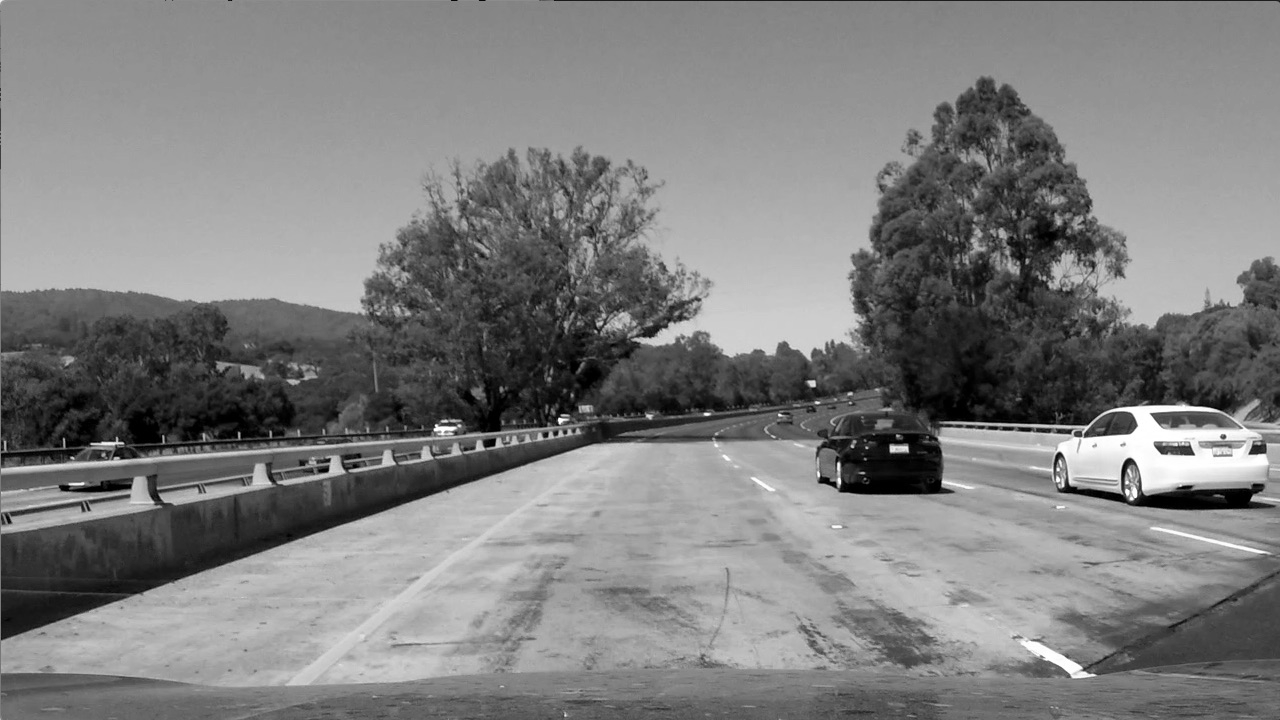
#> input picture Term1/Project5/test_images/test1_1_FEATURE_Y.png, 1280 x 720 px, given as the content of the folder vehicles/vehicles/GTI_Far, which was not available
$ python main.py   (older library calls are emulated)
#> lines starting #> are read from the running program, lines starting #| are printed output that depends on the picture; pictures that were not available may be replaced by others from this repository, and a replacement may not be noted
### Term1/Project5/lesson_functions.py
import matplotlib.image as mpimg
import numpy as np
import cv2
from skimage.feature import hog

###############################################################################

# Define a function to return HOG features and visualization
def get_hog_features(img, orient, pix_per_cell, cell_per_block,
                        vis=False, feature_vec=True):
    # Call with two outputs if vis==True
    if vis == True:
        features, hog_image = hog(img, orientations=orient,
                                  pixels_per_cell=(pix_per_cell, pix_per_cell),
                                  cells_per_block=(cell_per_block, cell_per_block),
                                  transform_sqrt=True,
                                  visualise=vis, feature_vector=feature_vec)
        return features, hog_image
    # Otherwise call with one output
    else:
        features = hog(img, orientations=orient,
                       pixels_per_cell=(pix_per_cell, pix_per_cell),
                       cells_per_block=(cell_per_block, cell_per_block),
                       transform_sqrt=True,
                       visualise=vis, feature_vector=feature_vec)
        return features

###############################################################################

# Define a function to compute binned color features
def bin_spatial(img, size=(32, 32)):
    # Use cv2.resize().ravel() to create the feature vector
    features = cv2.resize(img, size).ravel()
    # Return the feature vector
    return features

###############################################################################

# Define a function to compute color histogram features
# NEED TO CHANGE bins_range if reading .png files with mpimg!
def color_hist(img, nbins=32, bins_range=(0, 256)):
    # Compute the histogram of the color channels separately
    channel1_hist = np.histogram(img[:,:,0], bins=nbins, range=bins_range)
    channel2_hist = np.histogram(img[:,:,1], bins=nbins, range=bins_range)
    channel3_hist = np.histogram(img[:,:,2], bins=nbins, range=bins_range)
    # Concatenate the histograms into a single feature vector
    hist_features = np.concatenate((channel1_hist[0], channel2_hist[0], channel3_hist[0]))
    # Return the individual histograms, bin_centers and feature vector
    return hist_features

###############################################################################

# Define a function to extract features from a list of images
# Have this function call bin_spatial() and color_hist()
def extract_features(imgs, color_space='RGB', spatial_size=(32, 32),
                        hist_bins=32, orient=9,
                        pix_per_cell=8, cell_per_block=2, \
                        spatial_feat=True, hist_feat=True, hog_feat=True, \
                        hog_channel='ALL'):

    # Create a list to append feature vectors to
    features = []
    # Iterate through the list of images
    for file in imgs:
        file_features = []
        # Read in each one by one
        image = cv2.imread(file)
        image = cv2.cvtColor(image, cv2.COLOR_BGR2RGB)
        # apply color conversion if other than 'RGB'
        if color_space != 'RGB':
            if color_space == 'HSV':
                feature_image = cv2.cvtColor(image, cv2.COLOR_RGB2HSV)
            elif color_space == 'LUV':
                feature_image = cv2.cvtColor(image, cv2.COLOR_RGB2LUV)
            elif color_space == 'HLS':
                feature_image = cv2.cvtColor(image, cv2.COLOR_RGB2HLS)
            elif color_space == 'YUV':
                feature_image = cv2.cvtColor(image, cv2.COLOR_RGB2YUV)
            elif color_space == 'YCrCb':
                feature_image = cv2.cvtColor(image, cv2.COLOR_RGB2YCrCb)
        else:
            feature_image = np.copy(image)

        if spatial_feat == True:
            spatial_features = bin_spatial(feature_image, size=spatial_size)
            file_features.append(spatial_features)
        if hist_feat == True:
            # Apply color_hist()
            hist_features = color_hist(feature_image, nbins=hist_bins)
            file_features.append(hist_features)
        if hog_feat == True:
        # Call get_hog_features() with vis=False, feature_vec=True
            if hog_channel == 'ALL':
                hog_features = []
                for channel in range(feature_image.shape[2]):
                    hog_features.append(get_hog_features(feature_image[:,:,channel],
                                        orient, pix_per_cell, cell_per_block,
                                        vis=False, feature_vec=True))
                hog_features = np.ravel(hog_features)
            else:
                hog_features = get_hog_features(feature_image[:,:,hog_channel], orient,
                            pix_per_cell, cell_per_block, vis=False, feature_vec=True)
            # Append the new feature vector to the features list
            file_features.append(hog_features)
        features.append(np.concatenate(file_features))
    # Return list of feature vectors
    return features

###############################################################################

# Define a function to draw bounding boxes
# [9 lines left out: function draw_boxes, not called in this run]

###############################################################################

# HOG Subsampling Window Search
def find_cars(img, ystart, ystop, svc, X_scaler, orient, pix_per_cell, cell_per_block, spatial_size, hist_bins, scale=1, color_space='RGB', \
              spatial_feat=True, hist_feat=True, hog_feat=True, \
              hog_channel='ALL'):
    #img = img.astype(np.float32)/255
    img_tosearch = img[ystart:ystop, :, :]
    #ctrans_tosearch = np.copy(img_tosearch)

    if color_space != 'RGB':
        if color_space == 'HSV':
            ctrans_tosearch = cv2.cvtColor(img_tosearch, cv2.COLOR_RGB2HSV)
        elif color_space == 'LUV':
            ctrans_tosearch = cv2.cvtColor(img_tosearch, cv2.COLOR_RGB2LUV)
        elif color_space == 'HLS':
            ctrans_tosearch = cv2.cvtColor(img_tosearch, cv2.COLOR_RGB2HLS)
        elif color_space == 'YUV':
            ctrans_tosearch = cv2.cvtColor(img_tosearch, cv2.COLOR_RGB2YUV)
        elif color_space == 'YCrCb':
            ctrans_tosearch = cv2.cvtColor(img_tosearch, cv2.COLOR_RGB2YCrCb)
    else:
        ctrans_tosearch = np.copy(img_tosearch)

    if scale != 1:
        ctrans_tosearch = cv2.resize(ctrans_tosearch, (0, 0), fx=1/scale, fy=1/scale)
    chlist = [ctrans_tosearch[:, :, 0], ctrans_tosearch[:, :, 1], ctrans_tosearch[:, :, 2]]
    # Define blocks and steps
    nxblocks = (chlist[0].shape[1]//pix_per_cell) - 1
    nyblocks = (chlist[0].shape[0]//pix_per_cell) - 1
    #nfeat_per_block = orient * cell_per_block**2

    window = 64
    cells_per_step = 2
    nblocks_per_window = (window//pix_per_cell) - 1
    nxsteps = (nxblocks - nblocks_per_window) // cells_per_step
    nysteps = (nyblocks - nblocks_per_window) // cells_per_step

    #Compute individual HOG features for the entire image
    if hog_channel == 'ALL':
        hoglist = [get_hog_features(chlist[0], orient, pix_per_cell, cell_per_block, feature_vec=False), \
                   get_hog_features(chlist[1], orient, pix_per_cell, cell_per_block, feature_vec=False), \
                   get_hog_features(chlist[2], orient, pix_per_cell, cell_per_block, feature_vec=False)]
    else:
        hoglist = [get_hog_features(chlist[hog_channel], orient, pix_per_cell, cell_per_block, feature_vec=False)]

    bbox_list = []
    for xb in range(nxsteps):
        for yb in range(nysteps):
            xpos = xb * cells_per_step
            ypos = yb * cells_per_step

            feature_list = []
            xleft = xpos*pix_per_cell
            ytop = ypos*pix_per_cell

            #Extract the image patch
            subimg = cv2.resize(ctrans_tosearch[ytop:ytop+window, xleft:xleft+window], (64, 64))

            #Get color features
            if spatial_feat == True:
                spatial_features = bin_spatial(subimg, size=spatial_size)
                feature_list.append(np.hstack(spatial_features))

            if hist_feat == True:
                hist_features = color_hist(subimg, nbins=hist_bins)
                feature_list.append(np.hstack(hist_features))

            # Extract HOG for this patch
            if hog_feat == True:
                if hog_channel == 'ALL':
                    hog_feat_list = [hoglist[0][ypos:ypos+nblocks_per_window, xpos:xpos+nblocks_per_window].ravel(), \
                                     hoglist[1][ypos:ypos+nblocks_per_window, xpos:xpos+nblocks_per_window].ravel(), \
                                     hoglist[2][ypos:ypos+nblocks_per_window, xpos:xpos+nblocks_per_window].ravel()]
                else:
                    hog_feat_list = [hoglist[hog_channel][ypos:ypos+nblocks_per_window, xpos:xpos+nblocks_per_window].ravel()]

                feature_list.append(np.hstack(hog_feat_list))

            #Scale features and make a prediction
            #These features need to be the same features that were used to train the classifier
            test_features = X_scaler.transform(np.hstack(feature_list).reshape(1, -1).astype(np.float64))
            test_prediction = svc.predict(test_features)
            if test_prediction == 1:
                xbox_left = np.int(xleft * scale)
                ytop_draw = np.int(ytop * scale)
                win_draw = np.int(window * scale)
                thisTopLeft = (xbox_left, ytop_draw+ystart)
                thisBottomRight = (xbox_left+win_draw, ytop_draw+win_draw+ystart)
                bbox_list.append((thisTopLeft, thisBottomRight))

    return bbox_list

###############################################################################

# [32 lines left out: functions add_heat, apply_heatmap_threshold, draw_labeled_bboxes, not called in this run]

### Term1/Project5/main.py
import glob
import time
import os
import os.path
from sklearn.svm import SVC
from sklearn.preprocessing import StandardScaler
from sklearn.model_selection import train_test_split
import lesson_functions as lib
import numpy as np
import cv2
import matplotlib.image as mpimg
import matplotlib.pyplot as plt
import scipy.ndimage.measurements
import pickle
import imageio
import random

#Initialize Settings
config = {}
config['color_space'] = 'YCrCb' # Can be RGB, HSV, LUV, HLS, YUV, YCrCb
config['orient'] = 9 # HOG orientations
config['pix_per_cell'] = 8 # HOG pixels per cell
config['cell_per_block'] = 2 # HOG cells per block
config['spatial_size'] = (32, 32) # Spatial binning dimensions
config['hist_bins'] = 32 # Number of histogram bins
config['spatial_feat'] = True #Enable/disable spatial features
config['hist_feat'] = True #Enable/disable histogram features
config['hog_feat'] = True #Enable/disable HOG features
config['hog_channel'] = 'ALL' #Can be 0, 1, 2, or 'ALL'
config['ystart'] = 400 #Start of cropped image (Y)
config['ystop'] = 656 #Stop position of cropped image (Y)
config['scale'] = 1.5 #Scale factor for subsampling window search

VehicleImagePaths = [os.path.join('vehicles', 'vehicles', 'GTI_Far', '*.png'), \
                         os.path.join('vehicles', 'vehicles', 'GTI_Left', '*.png'), \
                         os.path.join('vehicles', 'vehicles', 'GTI_MiddleClose', '*.png'), \
                         os.path.join('vehicles', 'vehicles', 'GTI_Right', '*.png'), \
                         os.path.join('vehicles', 'vehicles', 'KITTI_extracted', '*.png')]
NonVehicleImagePaths = [os.path.join('non-vehicles', 'non-vehicles', 'Extras', '*.png'), \
                        os.path.join('non-vehicles', 'non-vehicles', 'GTI', '*.png')]

VehicleImageList = []
for thisVehicleImagePath in VehicleImagePaths:
    VehicleImageList.extend(glob.glob(thisVehicleImagePath))

NonVehicleImageList = []
for thisNonVehicleImagePath in NonVehicleImagePaths:
    NonVehicleImageList.extend(glob.glob(thisNonVehicleImagePath))

#Show random car image and demonstrate HOG
idx_car = random.randint(0, len(VehicleImageList)-1)
idx_noncar = random.randint(0, len(NonVehicleImageList)-1)
carimg = cv2.imread(VehicleImageList[idx_car])
#> carimg is the input picture: shape (720, 1280, 3); min 0, max 255, mean 126
carimg = cv2.cvtColor(carimg, cv2.COLOR_BGR2RGB)
carimg_YCrCb = cv2.cvtColor(carimg, cv2.COLOR_RGB2YCrCb)
#> carimg_YCrCb: shape (720, 1280, 3); mean of channels 0, 1, 2 126, 128, 128
feat, carimg_Y_HOG = lib.get_hog_features(carimg_YCrCb[:, :, 0], orient=config['orient'], pix_per_cell=config['pix_per_cell'], cell_per_block=config['cell_per_block'], vis=True)
#> in get_hog_features, `features, hog_image = hog(img, orientations=orient, pixels_per_cell=(p..`:
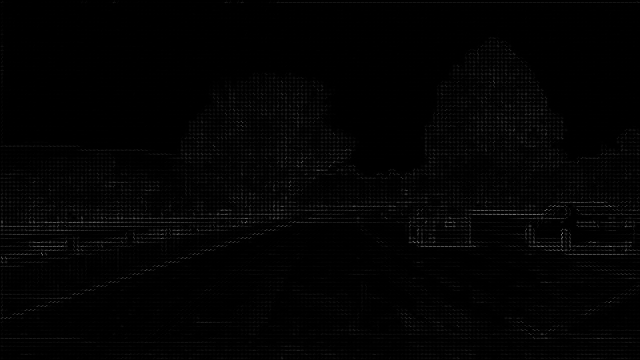
#> hog_image: shape (720, 1280) float64 (shown at 1/2 size); min 0, max 5.01, mean 0.0588; drawn with min black and max white
noncarimg = cv2.imread(NonVehicleImageList[idx_noncar])
noncarimg = cv2.cvtColor(noncarimg, cv2.COLOR_BGR2RGB)
noncarimg_YCrCb = cv2.cvtColor(noncarimg, cv2.COLOR_RGB2YCrCb)
feat, noncarimg_Y_HOG = lib.get_hog_features(noncarimg_YCrCb[:, :, 0], orient=config['orient'], pix_per_cell=config['pix_per_cell'], cell_per_block=config['cell_per_block'], vis=True)
plt.figure()
plt.subplot(4, 4, 1); plt.imshow(carimg_YCrCb[:, :, 0], cmap='gray'); plt.title('Car CH-1', fontsize=10);
plt.subplot(4, 4, 2); plt.imshow(carimg_Y_HOG, cmap='gray'); plt.title('Car CH-1 HOG', fontsize=10);
plt.subplot(4, 4, 3); plt.imshow(noncarimg_YCrCb[:, :, 0], cmap='gray'); plt.title('Non Car CH-1', fontsize=10);
plt.subplot(4, 4, 4); plt.imshow(noncarimg_Y_HOG, cmap='gray'); plt.title('Non Car CH-1 HOG', fontsize=10);
plt.subplot(4, 4, 5); plt.imshow(carimg_YCrCb[:, :, 0], cmap='gray'); plt.title('Car CH-1', fontsize=10);
plt.subplot(4, 4, 6); plt.imshow(carimg_YCrCb[:, :, 0], cmap='gray'); plt.title('Car CH-1 Features', fontsize=10);
plt.subplot(4, 4, 7); plt.imshow(noncarimg_YCrCb[:, :, 0], cmap='gray'); plt.title('Non Car CH-1', fontsize=10);
plt.subplot(4, 4, 8); plt.imshow(noncarimg_YCrCb[:, :, 0], cmap='gray'); plt.title('Non Car CH-1 Features', fontsize=10);
plt.subplot(4, 4, 9); plt.imshow(carimg_YCrCb[:, :, 1], cmap='gray'); plt.title('Car CH-2', fontsize=10);
plt.subplot(4, 4, 10); plt.imshow(carimg_YCrCb[:, :, 1], cmap='gray'); plt.title('Car CH-2 Features', fontsize=10);
plt.subplot(4, 4, 11); plt.imshow(noncarimg_YCrCb[:, :, 1], cmap='gray'); plt.title('Non Car CH-2', fontsize=10);
plt.subplot(4, 4, 12); plt.imshow(noncarimg_YCrCb[:, :, 1], cmap='gray'); plt.title('Non Car CH-2 Features', fontsize=10);
plt.subplot(4, 4, 13); plt.imshow(carimg_YCrCb[:, :, 2], cmap='gray'); plt.title('Car CH-3', fontsize=10);
plt.subplot(4, 4, 14); plt.imshow(carimg_YCrCb[:, :, 2], cmap='gray'); plt.title('Car CH-3 Features', fontsize=10);
plt.subplot(4, 4, 15); plt.imshow(noncarimg_YCrCb[:, :, 2], cmap='gray'); plt.title('Non Car CH-3', fontsize=10);
plt.subplot(4, 4, 16); plt.imshow(noncarimg_YCrCb[:, :, 2], cmap='gray'); plt.title('Non Car CH-3 Features', fontsize=10);

if os.path.exists('config.p'):
    config = pickle.load(open('config.p', 'rb'))
else:
    #Step 1: Extract features and labels, train the classifier
    t = time.time()
    print('EXTRACTING CAR FEATURES...')
    car_features = lib.extract_features(VehicleImageList, \
                                        color_space = config['color_space'], \
                                        spatial_size = config['spatial_size'], \
                                        hist_bins = config['hist_bins'], \
                                        orient = config['orient'], \
                                        pix_per_cell = config['pix_per_cell'], \
                                        cell_per_block = config['cell_per_block'], \
                                        spatial_feat = config['spatial_feat'], \
                                        hist_feat = config['hist_feat'], \
                                        hog_feat = config['hog_feat'], \
                                        hog_channel = config['hog_channel'])
#> in bin_spatial, `features = cv2.resize(img, size).ravel()`: features = 3072 values, max 255 at index 1812, min 0 at index 1833, mean 127.3
#> in extract_features, `spatial_features = bin_spatial(feature_image, size=spatial_size)`: spatial_features has the same summary as features in bin_spatial
#> in color_hist, `hist_features = np.concatenate((channel1_hist[0], channel2_hist[0], ch..`: hist_features = 96 values, max 921600 at index 48, min 0 at index 32, mean 28800
#> after the loop in extract_features, `for channel in range(feature_image.shape[2]):`: hog_features = 3 items
    print('DONE, TOOK', time.time()-t, 'SECONDS')

    print('EXTRACTING NON CAR FEATURES...')
    t = time.time()
    notcar_features = lib.extract_features(NonVehicleImageList, \
                                           color_space = config['color_space'], \
                                           spatial_size = config['spatial_size'], \
                                           hist_bins = config['hist_bins'], \
                                           orient = config['orient'], \
                                           pix_per_cell = config['pix_per_cell'], \
                                           cell_per_block = config['cell_per_block'], \
                                           spatial_feat = config['spatial_feat'], \
                                           hist_feat = config['hist_feat'], \
                                           hog_feat = config['hog_feat'], \
                                           hog_channel = config['hog_channel'])
    print('DONE, TOOK', time.time()-t, 'SECONDS')

    print('SCALING ALL FEATURE VECTORS...')
    t = time.time()
    X = np.vstack((car_features, notcar_features)).astype(np.float64)
    # Fit a per-column scaler
    config['X_scaler'] = StandardScaler().fit(X)
    # Apply the scaler to X
    scaled_X = config['X_scaler'].transform(X)
    print('FEATURES:', scaled_X.shape)
#| FEATURES: (7, 1531476)
    print('DONE, TOOK', time.time()-t, 'SECONDS')

    # Define the labels vector
    y = np.hstack((np.ones(len(car_features)), np.zeros(len(notcar_features))))

    # Split up data into randomized training and test sets
    rand_state = np.random.randint(0, 100)
    X_train, X_test, y_train, y_test = train_test_split(scaled_X, y, test_size=0.35, random_state=rand_state)

    #svc = LinearSVC(max_iter=10000000)
    config['svc'] = SVC(cache_size=600, verbose=True, kernel='rbf', C=1.0)
    t = time.time()
    print('NOW TRAINING SUPPORT VECTOR CLASSIFIER...')
    config['svc'].fit(X_train, y_train)
    print('DONE, TOOK', time.time()-t, 'SECONDS')

    t = time.time()
    print('CHECKING CLASSIFIER ACCURACY...')
    print('Test Accuracy of SVC = ', config['svc'].score(X_test, y_test))
    print('DONE, TOOK', time.time()-t, 'SECONDS')

    t = time.time()
    print('SAVING CONFIGURATION TO config.p ...')
    pickle.dump(config, open('config.p', 'wb'))
    print('DONE, TOOK', time.time()-t, 'SECONDS')

###############################################################################

# Step 2: Run the find_cars function on all test images
test_image_list = [os.path.join('test_images', 'test1.jpg'), \
                   os.path.join('test_images', 'test2.jpg'), \
                   os.path.join('test_images', 'test3.jpg'), \
                   os.path.join('test_images', 'test4.jpg'), \
                   os.path.join('test_images', 'test5.jpg'), \
                   os.path.join('test_images', 'test6.jpg')]

for thisImage in test_image_list:
    t = time.time()
    print('EVALUATING IMAGE', thisImage, '...')

    root, ext = os.path.splitext(thisImage)
    img = cv2.imread(thisImage)
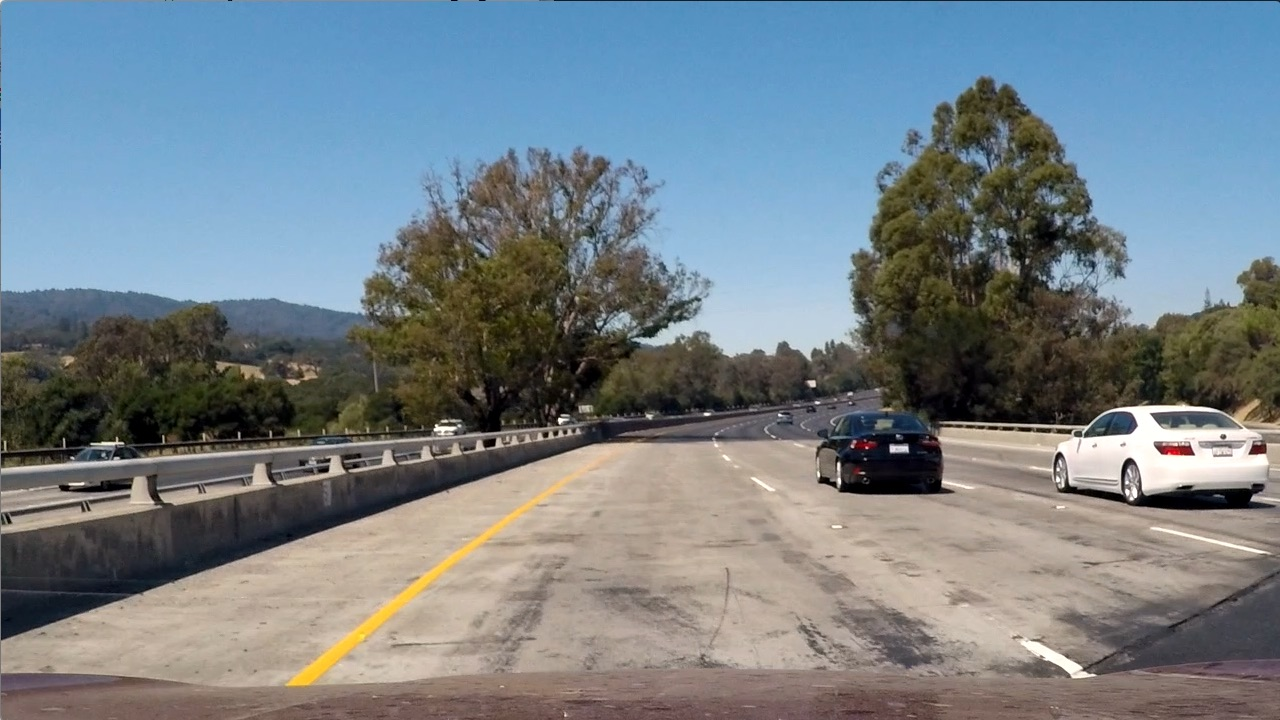
#> input picture Term1/Project5/test_images/test1.jpg, 1280 x 720 px
#> img is the input picture: shape (720, 1280, 3); mean B, G, R 135.5, 128.7, 117.5
    img = cv2.cvtColor(img, cv2.COLOR_BGR2RGB)
    bbox_list = lib.find_cars(img, \
                          ystart = config['ystart'], \
                          ystop = config['ystop'], \
                          scale = config['scale'], \
                          svc = config['svc'], \
                          X_scaler = config['X_scaler'], \
                          orient = config['orient'], \
                          pix_per_cell = config['pix_per_cell'], \
                          cell_per_block = config['cell_per_block'], \
                          spatial_size = config['spatial_size'], \
                          hist_bins = config['hist_bins'], \
                          spatial_feat = config['spatial_feat'], \
                          hist_feat = config['hist_feat'], \
                          hog_feat = config['hog_feat'], \
                          hog_channel = config['hog_channel'], \
                          color_space = config['color_space'])
#> in find_cars, `img_tosearch = img[ystart:ystop, :, :]`:
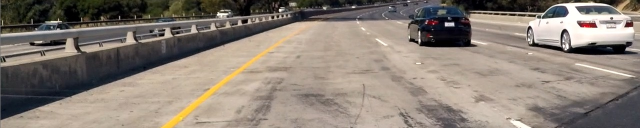
#> img_tosearch: shape (256, 1280, 3) (shown at 1/2 size); mean R, G, B 138.1, 127.6, 117.7
#> in get_hog_features (call 24), `features = hog(img, orientations=orient, pixels_per_cell=(pix_per_cell..`:
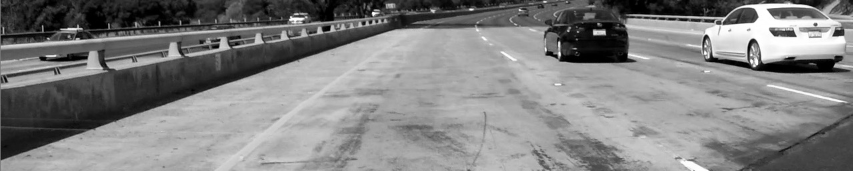
#> img: shape (171, 853); min 0, max 255, mean 129.6
#> (the rest of the program and of its run is left out)
